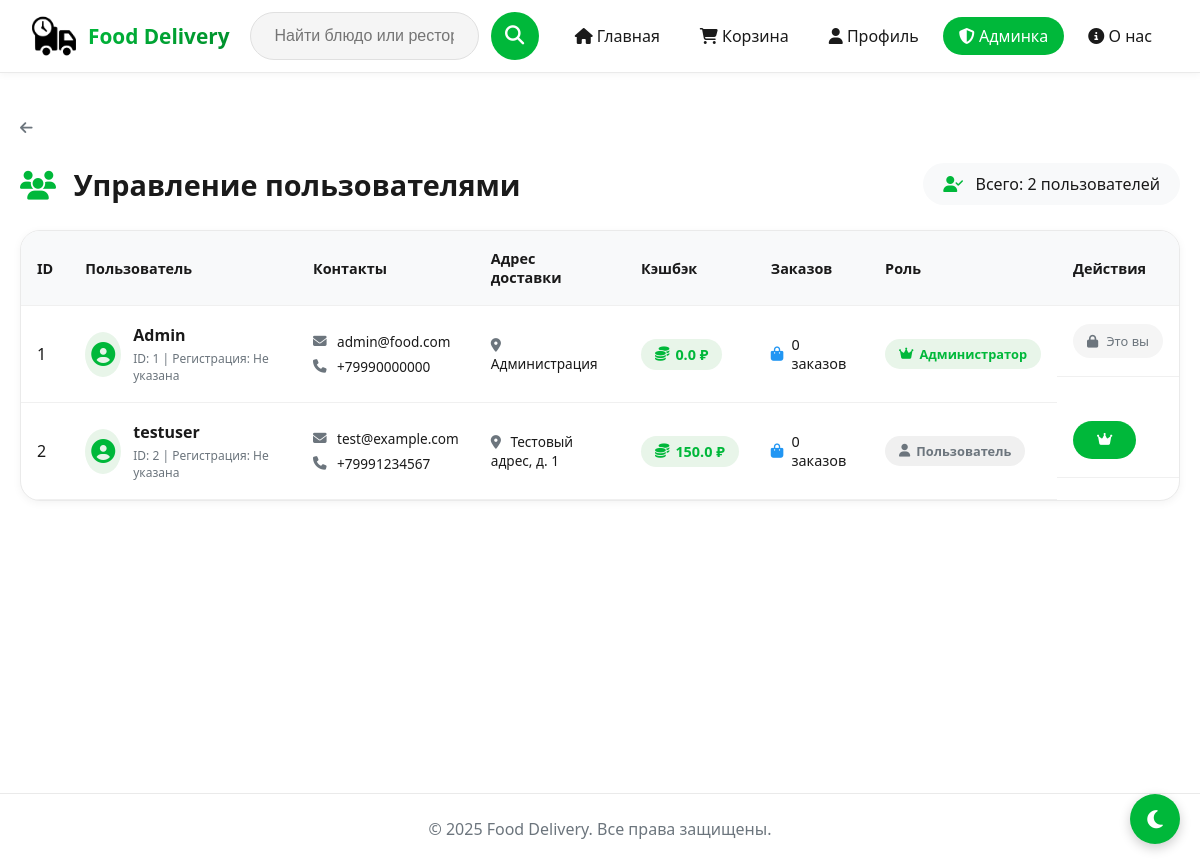
Before: /admin/users (signed in) with the older database file.
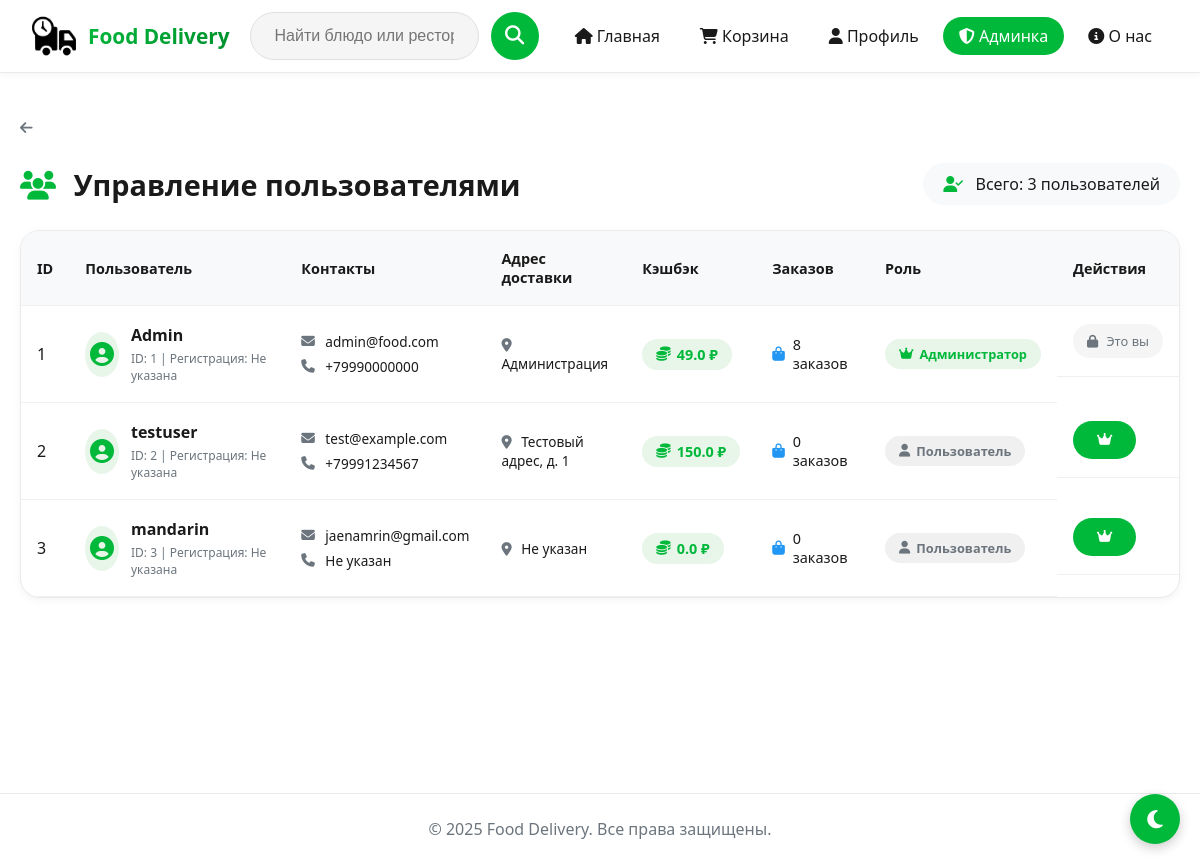
After: the same page with the newer database file.
### models.py (models this page shows, shortened)
class User(UserMixin, db.Model):
    __tablename__ = 'user'
    __table_args__ = {'extend_existing': True}
    id = db.Column(db.Integer, primary_key=True)
    username = db.Column(db.String(64), unique=True, nullable=False, index=True)
    email = db.Column(db.String(120), unique=True, nullable=False, index=True)
    password_hash = db.Column(db.String(128), nullable=False)
    phone = db.Column(db.String(30))
    address = db.Column(db.String(255))
    cashback_balance = db.Column(db.Float, default=0.0)
    is_admin = db.Column(db.Boolean, default=False)
    orders = db.relationship('Order', back_populates='user', cascade='all, delete-orphan')

### routes.py (the view)
@main_bp.route('/admin/users')
@login_required
@admin_required
def admin_users():
    users = User.query.all()
    return render_template('admin/admin_users.html', users=users)

### app.py (called while the page is built)
@login_manager.user_loader
def load_user(user_id):
    return User.query.get(int(user_id))

### routes.py (called while the page is built)
def admin_required(f):
    @wraps(f)
    def decorated_function(*args, **kwargs):
        if not current_user.is_authenticated or not current_user.is_admin:
            flash('Доступ запрещен. Требуются права администратора.', 'error')
            return redirect(url_for('main.index'))
        return f(*args, **kwargs)
    return decorated_function

### templates/admin/admin_users.html (shortened to what the changed rows need)
{% extends "base.html" %}
{% block content %}
<div class="admin-section">
    <div class="admin-header">
        <h1><i class="fas fa-users"></i> Управление пользователями</h1>
        <div class="stats-badge">
            <i class="fas fa-user-check"></i> Всего: {{ users|length }} пользователей
        </div>
    </div>
    <div class="admin-table-wrapper">
        <table class="admin-table">
            <thead>
                <tr>
                    <th>ID</th>
                    <th>Пользователь</th>
                    <th>Контакты</th>
                    <th>Адрес доставки</th>
                    <th>Кэшбэк</th>
                    <th>Заказов</th>
                    <th>Роль</th>
                    <th>Действия</th>
                </tr>
            </thead>
            <tbody>
                {% for user in users %}
                <tr>
                    <td>{{ user.id }}</td>
                    <td>
                        <div class="user-info">
                            <div class="user-avatar">
                                <i class="fas fa-user-circle"></i>
                            </div>
                            <div class="user-details">
                                <div class="user-name">{{ user.username }}</div>
                                <div class="user-meta">ID: {{ user.id }} | Регистрация: {{ user.created_at.strftime('%d.%m.%Y') if user.created_at else 'Не указана' }}</div>
                            </div>
                        </div>
                    </td>
                    <td>
                        <div class="contact-item"><i class="fas fa-envelope"></i> {{ user.email }}</div>
                        <div class="contact-item"><i class="fas fa-phone"></i> {{ user.phone or 'Не указан' }}</div>
                    </td>
                    <td class="address-cell">
                        <i class="fas fa-map-marker-alt"></i> {{ user.address or 'Не указан' }}
                    </td>
                    <td>
                        <div class="cashback-badge">
                            <i class="fas fa-coins"></i> {{ user.cashback_balance|round(0) }} ₽
                        </div>
                    </td>
                    <td>
                        <div class="orders-count">
                            <i class="fas fa-shopping-bag"></i> {{ user.orders|length }} заказов
                        </div>
                    </td>
                    <td>
                        {% if user.is_admin %}
                            <span class="badge-admin"><i class="fas fa-crown"></i> Администратор</span>
                        {% else %}
                            <span class="badge-user"><i class="fas fa-user"></i> Пользователь</span>
                        {% endif %}
                    </td>
                    <td class="table-actions">
                        {% if not user.is_admin %}
                        <form method="POST" action="{{ url_for('main.admin_make_admin', user_id=user.id) }}" style="display:inline;" onsubmit="return confirm('Сделать {{ user.username }} администратором?')">
                            <button type="submit" class="btn-make-admin" title="Сделать админом">
                                <i class="fas fa-crown"></i>
                            </button>
                        </form>
                        {% else %}
                            {% if user.id != current_user.id %}
                            <form method="POST" action="{{ url_for('main.admin_remove_admin', user_id=user.id) }}" style="display:inline;" onsubmit="return confirm('Снять права администратора с {{ user.username }}?')">
                                <button type="submit" class="btn-remove-admin" title="Снять права">
                                    <i class="fas fa-user-slash"></i>
                                </button>
                            </form>
                            {% else %}
                                <span class="self-badge"><i class="fas fa-lock"></i> Это вы</span>
                            {% endif %}
                        {% endif %}
                    </td>
                </tr>
                {% endfor %}
            </tbody>
        </table>
    </div>
</div>
{% endblock %}

Changed rows visible on the page:
changed User "Admin": cashback_balance "0.0" → "49.0"; orders|length "0" → "8"
added User: id "3", username "mandarin", created_at "Не указана", email "jaenamrin@gmail.com", phone "Не указан", address "Не указан", cashback_balance "0.0", orders|length "0", is_admin False (drawn)
Other visible differences:
{{ users|length }}: "2" → "3"
